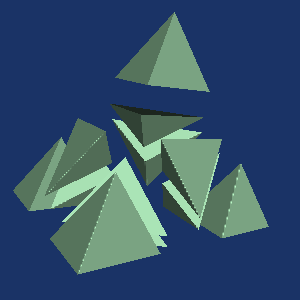

This figure's Python source:
#!/usr/bin/env python

# Demonstrate vtkSubdivideTetra by creating a single tetrahedron,
# subdividing it, shrinking the cells, and rendering the result.

# Factory overrides
import vtkmodules.vtkInteractionStyle  # noqa: F401
import vtkmodules.vtkRenderingFreeType  # noqa: F401
import vtkmodules.vtkRenderingOpenGL2  # noqa: F401

from vtkmodules.vtkCommonCore import vtkPoints
from vtkmodules.vtkCommonDataModel import vtkTetra, vtkUnstructuredGrid
from vtkmodules.vtkFiltersGeneral import vtkShrinkFilter
from vtkmodules.vtkFiltersModeling import vtkSubdivideTetra
from vtkmodules.vtkRenderingCore import (
    vtkActor,
    vtkDataSetMapper,
    vtkRenderWindow,
    vtkRenderWindowInteractor,
    vtkRenderer,
)

# Create a single tetrahedron
tetra_points = vtkPoints()
tetra_points.SetNumberOfPoints(4)
tetra_points.InsertPoint(0, 0, 0, 0)
tetra_points.InsertPoint(1, 1, 0, 0)
tetra_points.InsertPoint(2, 0.5, 1, 0)
tetra_points.InsertPoint(3, 0.5, 0.5, 1)

a_tetra = vtkTetra()
a_tetra.GetPointIds().SetId(0, 0)
a_tetra.GetPointIds().SetId(1, 1)
a_tetra.GetPointIds().SetId(2, 2)
a_tetra.GetPointIds().SetId(3, 3)

a_tetra_grid = vtkUnstructuredGrid()
a_tetra_grid.Allocate(1, 1)
a_tetra_grid.InsertNextCell(a_tetra.GetCellType(), a_tetra.GetPointIds())
a_tetra_grid.SetPoints(tetra_points)

# Subdivide
subdivide = vtkSubdivideTetra()
subdivide.SetInputData(a_tetra_grid)

# Shrink cells for visualization
shrinker = vtkShrinkFilter()
shrinker.SetInputConnection(subdivide.GetOutputPort())

mapper = vtkDataSetMapper()
mapper.SetInputConnection(shrinker.GetOutputPort())

actor = vtkActor()
actor.SetMapper(mapper)
actor.GetProperty().SetColor(0.7400, 0.9900, 0.7900)

# Renderer
renderer = vtkRenderer()
renderer.AddActor(actor)
renderer.SetBackground(0.1, 0.2, 0.4)

# Window
render_window = vtkRenderWindow()
render_window.AddRenderer(renderer)
render_window.SetSize(300, 300)
render_window.SetWindowName("sub divide tetra")

# Scene
camera = renderer.GetActiveCamera()
camera.SetClippingRange(0.183196, 9.15979)
camera.SetFocalPoint(0.579471, 0.462507, 0.283392)
camera.SetPosition(-1.04453, 0.345281, -0.556222)
camera.SetViewUp(0.197321, 0.843578, -0.499441)
renderer.ResetCameraClippingRange()

# Interactor
interactor = vtkRenderWindowInteractor()
interactor.SetRenderWindow(render_window)

interactor.Initialize()
interactor.Start()
